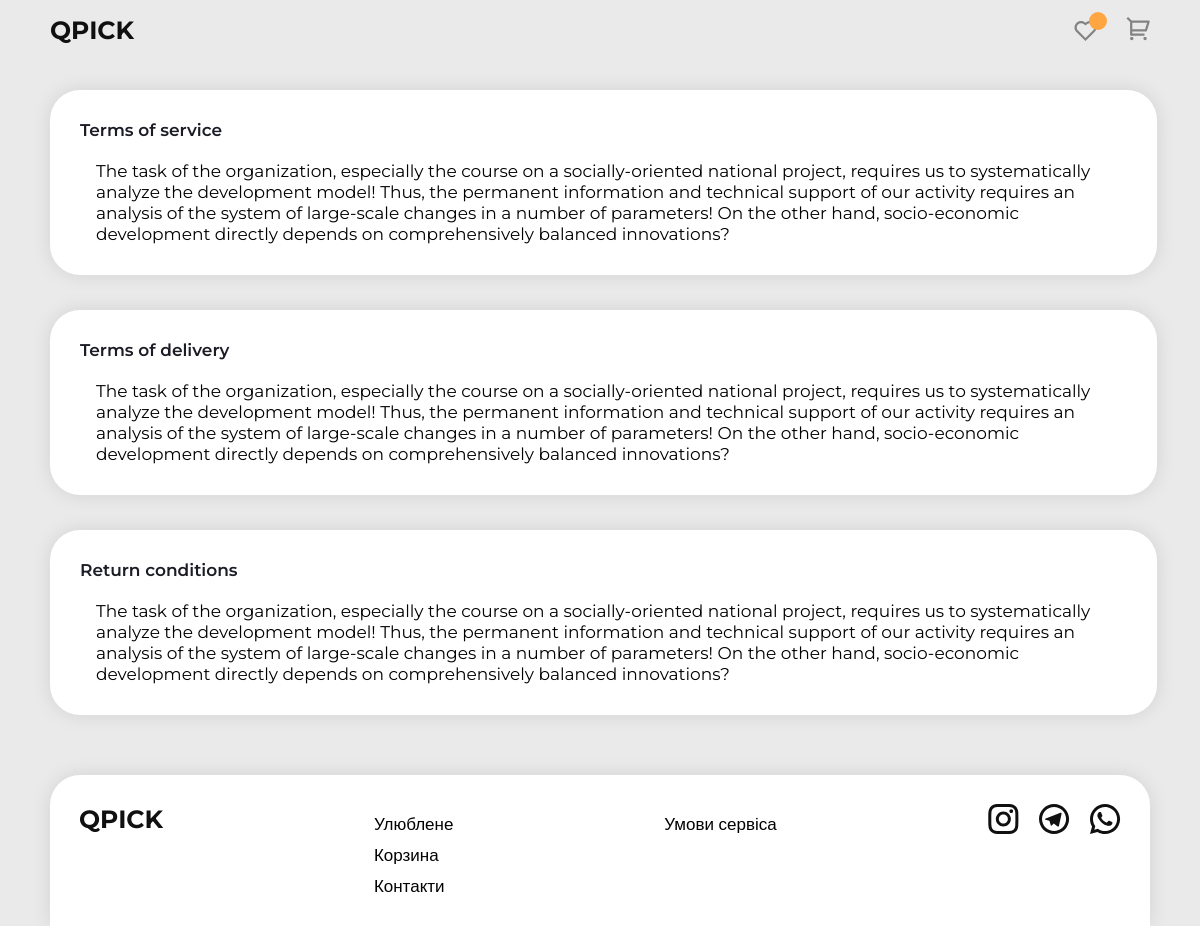
The app's page /terms/ (signed in) with its own data.
### terms/models.py (models this page shows, shortened)
class Terms(models.Model):
    title = models.TextField(blank=True, null=True, default=None)
    text = models.TextField(blank=True, null=True, default=None)
    class Meta:
        verbose_name = 'Term'
        verbose_name_plural = 'Terms'

### qpick/views.py (the view)
# urls.py: url(r'terms/', views.terms, name="terms"),
def terms(request):
    name = 'QPICK - Умови сервісу'
    terms = Terms.objects.all()
    return render(request, 'terms/terms.html', locals())

### order/context_processors.py (called while the page is built)
def getting_basket_info(request):
    session_key = request.session.session_key
    if not session_key:
        request.session_key()
    amount_of_products = ProductInBasket.objects.filter(session_key=session_key, is_active=True).count()
    return locals()

### templates/terms/terms.html (shortened to what this page needs)
{% extends "base.html"%}
{% load static %}
    {% block content %}
        <div>
            <div class="container">
             {% for term in terms %}
                <div class="terms_item">
                  <div class="terms_item_title">{{term.title}}</div>
                  <div class="terms_item_text">
                      {{ term.text }}
                  </div>
                </div>
            {% endfor%}
              </div>
        </div>
    {% endblock content%}

### records on screen
Terms: title "Terms of service", text "The task of the organization, especially the course on a socially-oriented national project, requires us to systematically analyze the development model! Thus, the permanent information and technical support of our activity requires an analysis of the system of large-scale changes in a number of parameters! On the other hand, socio-economic development directly depends on comprehensively balanced innovations?"
Terms: title "Terms of delivery", text "The task of the organization, especially the course on a socially-oriented national project, requires us to systematically analyze the development model! Thus, the permanent information and technical support of our activity requires an analysis of the system of large-scale changes in a number of parameters! On the other hand, socio-economic development directly depends on comprehensively balanced innovations?"
Terms: title "Return conditions", text "The task of the organization, especially the course on a socially-oriented national project, requires us to systematically analyze the development model! Thus, the permanent information and technical support of our activity requires an analysis of the system of large-scale changes in a number of parameters! On the other hand, socio-economic development directly depends on comprehensively balanced innovations?"
